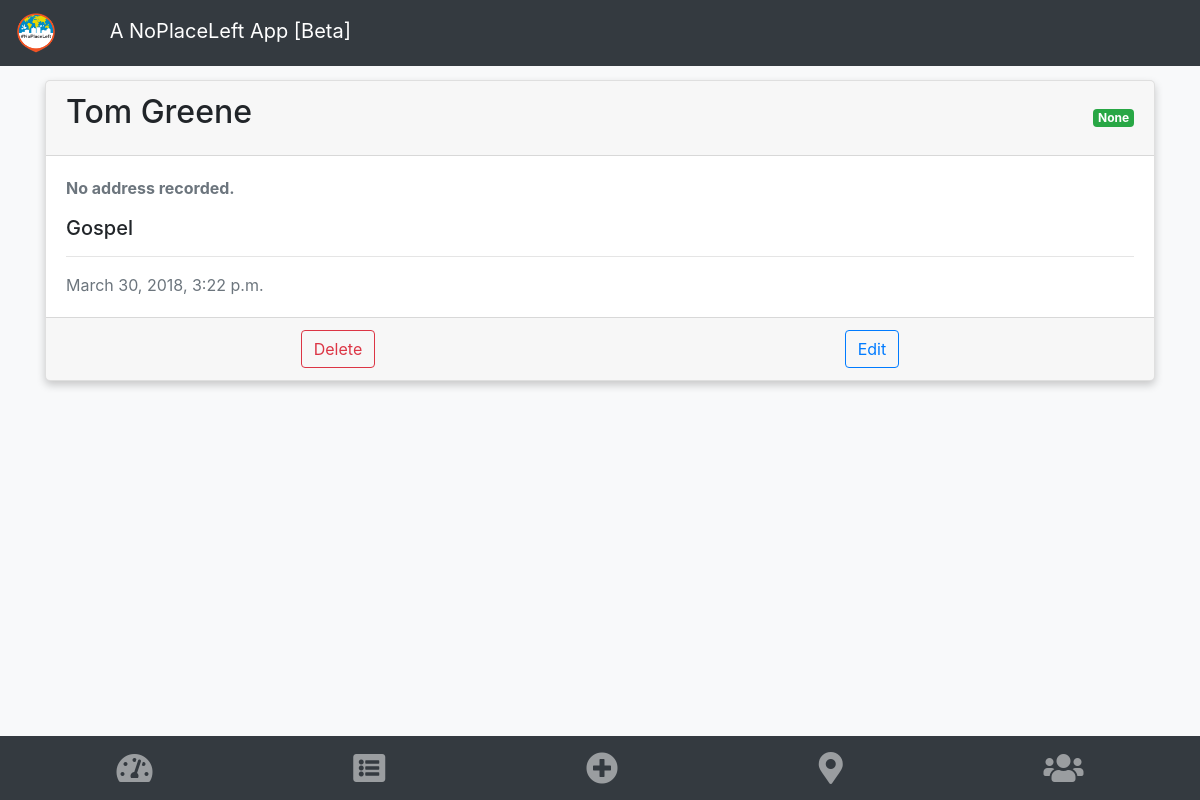
The app's page /npl/encounter/3/ (signed in) with its own data.
### npl/models.py (models this page shows, shortened)
class Encounter(models.Model):
    laborer = models.ForeignKey(Laborer, on_delete=models.CASCADE)
    name = models.CharField(max_length=40)
    action_prayer = models.BooleanField(default=False)
    action_testimony = models.BooleanField(default=False)
    action_gospel = models.BooleanField(default=False)
    phone_number = models.IntegerField(blank=True, null=True)
    response = models.CharField(max_length=2, choices=MINISTRY_RESPONSES)
    response_description = models.CharField(max_length=40, null=True)
    notes = models.TextField(blank=True)
    date_time = models.DateTimeField(blank=True)
    is_oikos = models.BooleanField(default=False)
    street_address_number = models.CharField(max_length=10, blank=True, null=True)
    street_address_name = models.CharField(max_length=50, blank=True, null=True)
    apt_or_unit = models.CharField(max_length=15, blank=True, null=True)
    city = models.CharField(max_length=50, blank=True, null=True)
    state = models.CharField(max_length=20, blank=True, null=True)
    zip = models.IntegerField(blank=True, null=True)
    lat = models.FloatField(blank=True, null=True)
    lng = models.FloatField(blank=True, null=True)
    full_address = models.CharField(max_length=300, blank=True, null=True)

### npl/views.py (the view)
# urls.py: path('encounter/<int:pk>/', views.DetailEncounter.as_view(), name='detail_encounter'),
class DetailEncounter(generic.DetailView):
    model = Encounter
    fields = ['name', 'response_description', 'notes']
    template_name = 'npl/encounter_detail.html'

### npl/templates/npl/encounter_detail.html (shortened to what this page needs)
{% extends "base.html" %}
{% block content %}
<div class="card shadow my-2">
    <div class="card-header d-flex justify-content-between align-items-center">
        <h2 class="card-title">{{ encounter.name }}</h2>
        {% if encounter.response == 'GL' %}
        <span class="badge badge-success"> {{ encounter.response_description }}</span>
        {% endif %}
    </div>
    <div class="card-body">
        {% if encounter.full_address %}
        <p class="text-muted"><strong>{{ encounter.full_address }}</strong></p>
        {% else %}
        <p class="text-muted"><strong>No address recorded.</strong></p>
        {% endif %}
        <ul class="list-unstyled">
        {% if encounter.action_gospel  %}
            <li><h5>Gospel</h5></li>
        {% endif %}
        </ul>
        <hr />
        <span class="text-muted">{{encounter.date_time}}</span>
    </div>
    <div class="card-footer">
        <div class="d-flex justify-content-around">
            <a class="btn btn-outline-danger" href="{% url 'npl:delete_encounter' encounter.id %}">Delete</a>
            <a class="btn btn-outline-primary" href="{% url 'npl:edit_encounter' encounter.id %}">Edit</a>
        </div>
  </div>
</div>
{% endblock %}

### npl/templates/base.html (style rules this page uses)
.shadow { box-shadow: 0 4px 8px 0 rgba(0,0,0,0.2); border-radius: 5px; }

### records on screen
Encounter: name "Tom Greene", response_description "None", date_time "March 30, 2018, 3:22 p.m."
